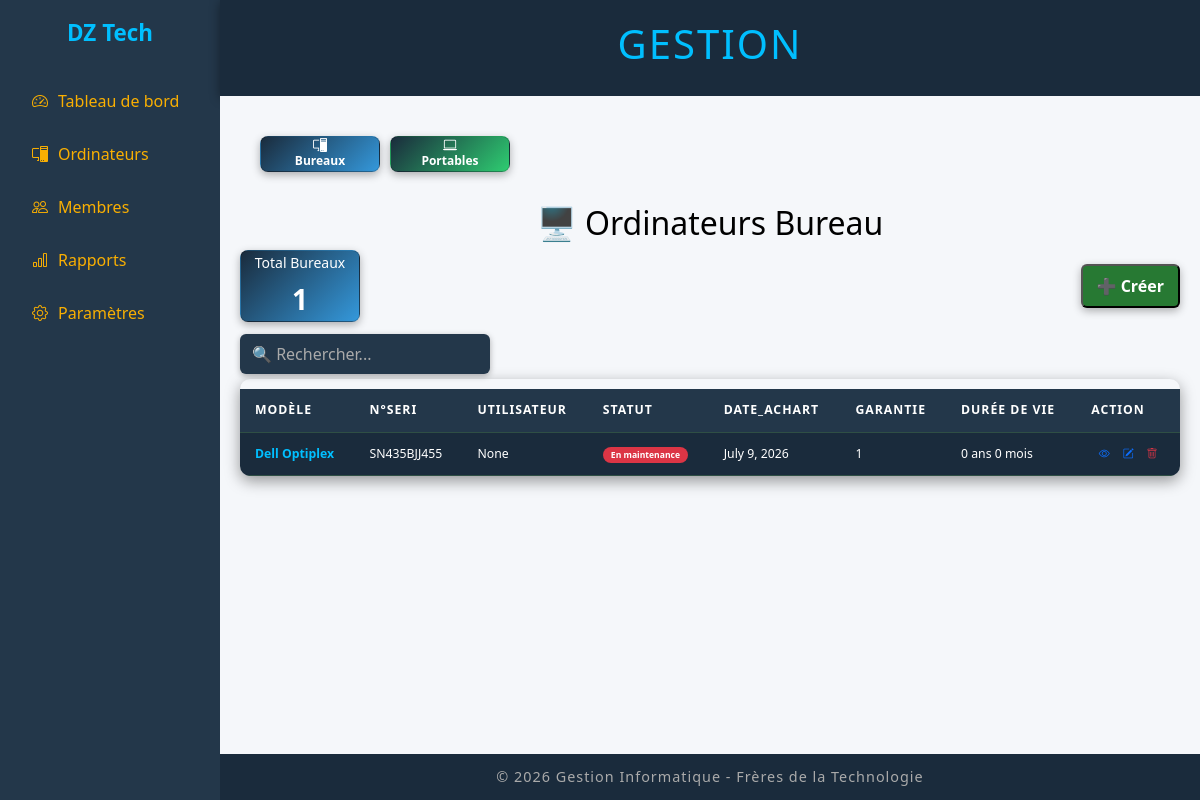
The page /bureau/ on the database as committed earlier.
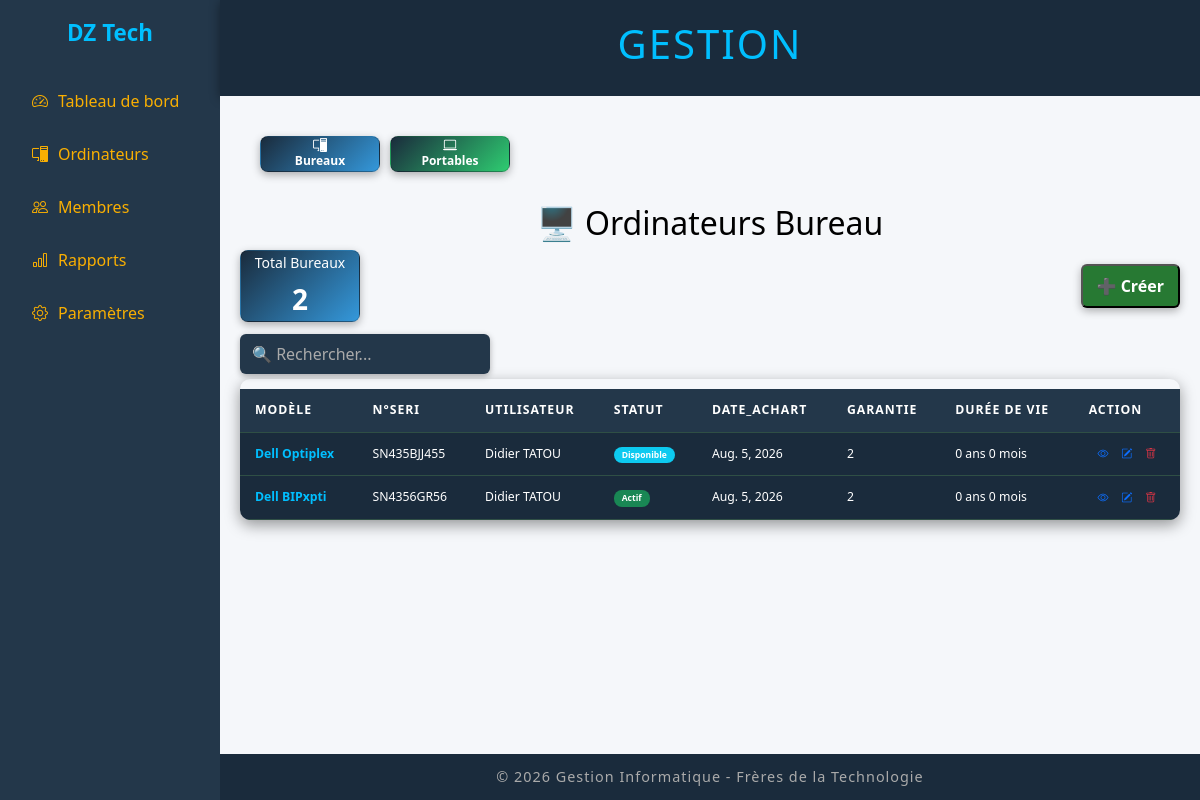
The same page on the database as committed later.
### ordi/models.py (models this page shows, shortened)
class Ordinateur(models.Model):
    TYPE_CHOICES = [
        ("Bureau", "Bureau"),
        ("Portable", "Portable"),
    ]
    type = models.CharField(max_length=20, choices=TYPE_CHOICES)
    modele = models.CharField(max_length=100)
    designation = models.CharField(max_length=100)
    numero = models.CharField(max_length=100, unique=True)
    utilisateur = models.ForeignKey(Employe, on_delete=models.SET_NULL, null=True, blank=True)
    statut = models.CharField(max_length=50, choices=[
        ("Actif", "Actif"),
        ("Disponible", "Disponible"),
        ("En maintenance", "En maintenance"),
        ("Hord service", "Hord service"),
    ])
    date_achat = models.DateField(null=True, blank=True)
    garantie = models.CharField(max_length=50, null=True, blank=True)
    @property
    def duree_vie(self):
        if self.date_achat:
            delta = date.today() - self.date_achat
            annees = delta.days // 365
            mois = (delta.days % 365) // 30
            return f"{annees} ans {mois} mois"
        return "-"

class Employe(models.Model):
    prenom = models.CharField(max_length=100)
    nom = models.CharField(max_length=100)
    email = models.EmailField(unique=True)
    poste = models.CharField(max_length=100)
    statut = models.CharField(max_length=50, default="Actif")
    date_embauche = models.DateField(default=date.today)
    def __str__(self):
        return f"{self.prenom} {self.nom}"

### ordi/views.py (the view, shortened to what this page needs)
# urls.py: path("bureau/", views.bureau, name="bureau"),
def bureau(request):
    bureaux = Ordinateur.objects.filter(type="Bureau")
    employes = Employe.objects.all()
    return render(request, "bureau.html", {"bureaux": bureaux, "employes": employes})

### gesionordi/templates/bureau.html (shortened to what this page needs)
{% extends "base.html" %}
{% block content %}
<section class="cards-row small">
  <div class="cards small">
    <div class="card blue bi bi-pc-display">
      <a href="{% url 'bureau' %}">Bureaux</a>
    </div>
    <div class="card green bi bi-laptop">
      <a href="{% url 'portable' %}">Portables</a>
    </div>
  </div>
</section>
<h2 style="text-align: center;">🖥️ Ordinateurs Bureau</h2>
<section class="cards-row">
  <div class="card blue">Total Bureaux<br><span>{{ bureaux|length }}</span></div>
<div class="actions">
  <button class="btn-create" onclick="openModal()">➕ Créer</button>
</div>
</section>
  <input type="text" id="searchPortable" placeholder="🔍 Rechercher..." class="search-input">
<div class="table-wrapper">
  <table id="portableTable">
    <thead>
      <tr class="small">
        <th class="small">Modèle</th>
        <th class="small">N°seri</th>
        <th class="small">Utilisateur</th>
        <th class="small">Statut</th>
        <th class="small">Date_Achart</th>
        <th class="small">Garantie</th>
        <th class="small">Durée de Vie</th>
        <th class="small">Action</th>
      </tr>
    </thead>
    <tbody>
      {% for pc in bureaux %}
      <tr class="small">
        <td class="small">{{ pc.modele }}</td>
        <td class="small">{{ pc.numero }}</td>
        <td class="small">{{ pc.utilisateur }}</td>
        <td class="small">
            {% if pc.statut == "Actif" %}
              <span class="badge bg-success">Actif</span>
            {% elif pc.statut == "Disponible" %}
              <span class="badge bg-info">Disponible</span>
            {% elif pc.statut == "En maintenance" %}
              <span class="badge bg-danger">En maintenance</span>
            {% else %}
              <span class="badge bg-secondary">{{ pc.statut }}</span>
            {% endif %}
          </td>
        <td class="small">{{ pc.date_achat }}</td>
        <td class="small">{{ pc.garantie }}</td>
        <td class="small">{{ pc.duree_vie }}</td>
        <td class="actions small">
          <a href="javascript:void(0)"
            class="btn-action small"
            title="Détails"
            onclick="openDetailModal('{{ pc.type }}','{{ pc.modele }}','{{ pc.designation }}',
            '{{ pc.numero }}','{{ pc.utilisateur }}','{{ pc.statut }}','{{ pc.date_achat }}',
            '{{ pc.garantie }}','{{ pc.duree_vie }}')">
            <i class="bi bi-eye"></i>
          </a>
          <a href="javascript:void(0)"
            class="btn-action small"
            title="Modifier"
            onclick="openEditModal('{{ pc.id }}','{{ pc.type }}','{{ pc.modele }}',
            '{{ pc.designation }}','{{ pc.numero }}','{{ pc.utilisateur }}',
            '{{ pc.statut }}','{{ pc.date_achat|date:'Y-m-d'}}','{{ pc.garantie }}',
            '{{ pc.duree_vie }}')">
            <i class="bi bi-pencil-square"></i>
          </a>
         <a href="javascript:void(0)"
            class="btn-action small text-danger"
            title="Supprimer"
            onclick="openDeleteModal('{% url 'supprimer_pc' pc.id %}')">
            <i class="bi bi-trash"></i>
          </a>
        </td>
      </tr>
      {% endfor %}
    </tbody>
  </table>
</div>
{% endblock %}

Rows that differ between the two databases and show on the page:
changed Ordinateur "Dell Optiplex": utilisateur "None" → "Didier TATOU"; date_achat "July 9, 2026" → "Aug. 5, 2026"; garantie "1" → "2"; statut "En maintenance" → "Disponible"
now on this page (row edited): Ordinateur: modele "Dell BIPxpti", numero "SN4356GR56", utilisateur "Didier TATOU", statut "Actif", date_achat "Aug. 5, 2026", garantie "2", duree_vie "0 ans 0 mois"
Other text that changed with them:
{{ bureaux|length }}: "1" → "2"
